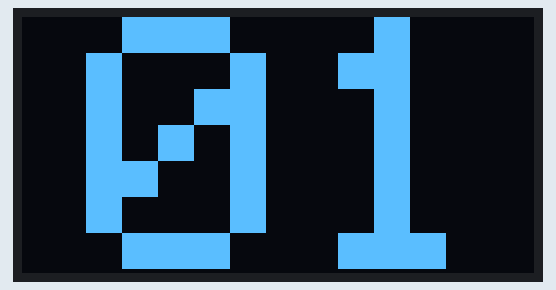
Recording of a sketch running on a simulated Arduino Uno, built with avr-gcc and run on an emulated ATmega328P. Parts: 128×64 one-colour display.

Above: at 1.1 s.
At 5.2 s:
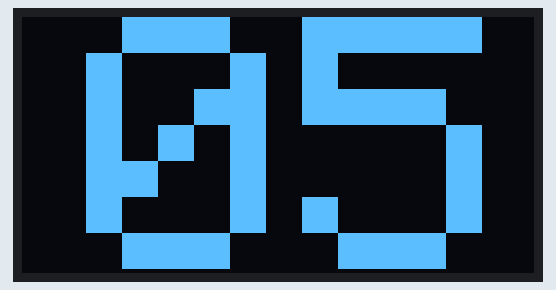
At 10.4 s:
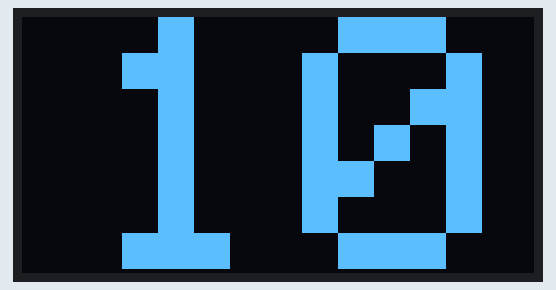
At 19.6 s:
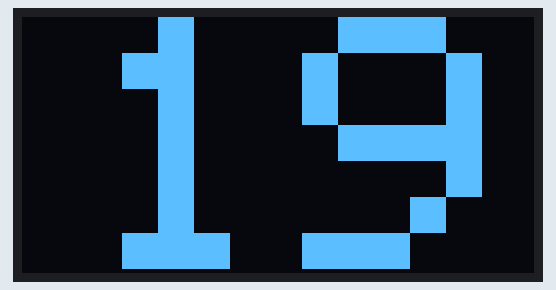
At 28.9 s:
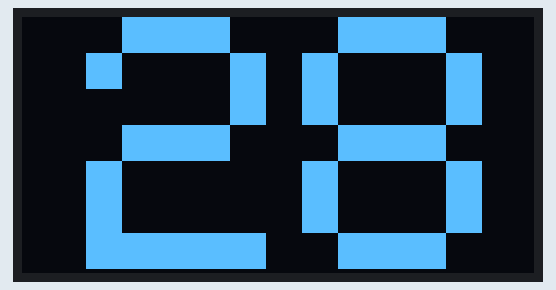
At 38.1 s:
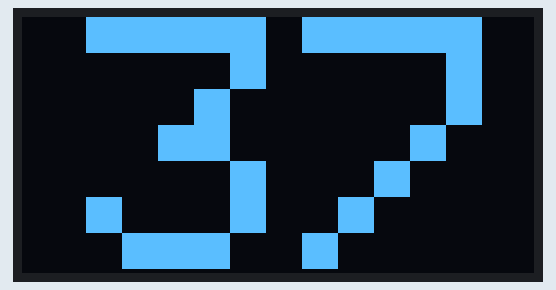

The sketch:

shotwatch.ino
```cpp
#include <Wire.h>
#include <Adafruit_GFX.h>
#include <Adafruit_SSD1306.h>

#define SCREEN_WIDTH 128 // OLED display width, in pixels
#define SCREEN_HEIGHT 64 // OLED display height, in pixels

// Declaration for SSD1306 display connected via I2C (default address 0x3C)
#define OLED_RESET -1
Adafruit_SSD1306 display(SCREEN_WIDTH, SCREEN_HEIGHT, &Wire, OLED_RESET);

int counter = 1;

void setup() {
  // Initialize serial (optional for debugging)
  Serial.begin(9600);

  // Initialize OLED
  if (!display.begin(SSD1306_SWITCHCAPVCC, 0x3C)) {
    Serial.println(F("SSD1306 allocation failed"));
    for (;;); // Don't proceed, loop forever
  }

  // Clear display buffer
  display.clearDisplay();
  display.setRotation(2); 		// Rotate the display (it's mounted upside down)
  display.setTextSize(9); 		// Text size
  display.setTextColor(SSD1306_WHITE); 	// Text color
  display.setCursor(16, 0); 		// Position
  display.display();
  delay(1000); 				// Brief message
}

void loop() {
  display.clearDisplay();              // Clear the display
  display.setTextSize(9);              // Text size
  display.setTextColor(SSD1306_WHITE);
  display.setCursor(16, 0);
  if(counter < 10) display.print(0);   // Add Leading zero below 10
  display.print(counter);              // Print counter
  display.display();                   // Show on screen

  counter++;                           // Increment
  delay(1000);                         // Wait 1 second
}
```

Measured:
- what the display in image 0 shows lasts 1.0 s, from 1.1 s to 2.1 s
